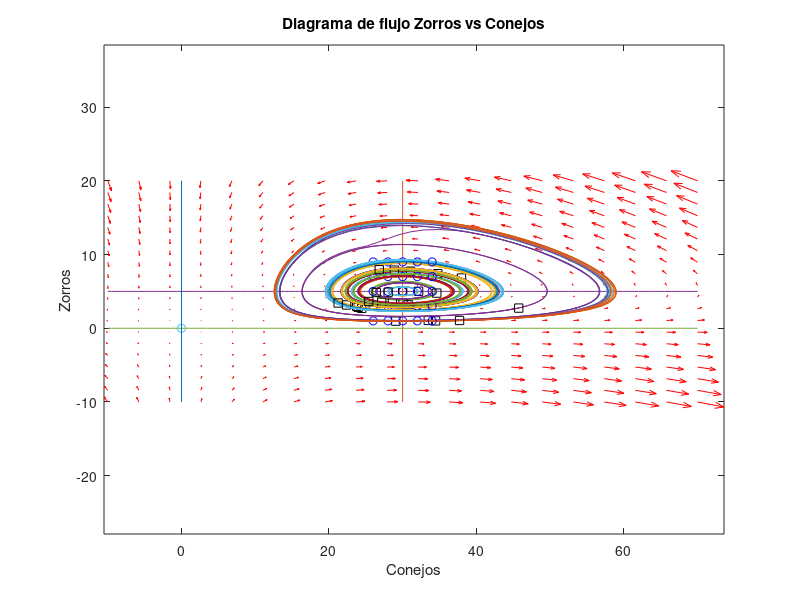

Reproduce this figure in MATLAB.
%$ \dot{C}(t) = +0.1 * C(t) - 0.02 * C(t) Z(t) $
%$ \dot{Z}(t) = -0.3 * Z(t) + 0.01 * C(t)Z(t) $

clear all; close all; clc

f = @(t,Y) [+0.1 * Y(1) - 0.02 * Y(1) * Y(2); -0.3 * Y(2) + 0.01 * Y(1) * Y(2)];

y1 = linspace(-10,70,20);
y2 = linspace(-10,20,20);

% creates two matrices one for all the x-values on the grid, and one for
% all the y-values on the grid. Note that x and y are matrices of the same
% size and shape, in this case 20 rows and 20 columns
[x,y] = meshgrid(y1,y2);
size(x)
size(y)

u = zeros(size(x));
v = zeros(size(x));

% we can use a single loop over each element to compute the derivatives at
% each point (y1, y2)
t=0; % we want the derivatives at each point at t=0, i.e. the starting time
for i = 1:numel(x)
    Yprime = f(t,[x(i); y(i)]);
    u(i) = Yprime(1);
    v(i) = Yprime(2);
end

quiver(x,y,u,v,'r'); figure(gcf)
title('Diagrama de flujo Zorros vs Conejos')
xlabel('Conejos')
ylabel('Zorros')
axis tight equal;

hold on
t = [-10:0.5:70];
y1 = 5 * ones([1, 161]);
y2 = ones([1, 161]) - 1;
plot(t,y1,t,y2,0,0,'o',30,5,'o')
x1 = 0;x2 = 30;
plot([x1,x1],[-10,20],[x2,x2],[-10,20]);
hold off

hold on
for y10 = [26 28 30 32 34]
  for y20 = [1 3 5 7 9]   
%for y10 = [40]
%  for y20 = [9]   
    [ts,ys] = ode45(f,[0:0.5:200],[y10;y20]);
    plot(ys(:,1),ys(:,2))
    plot(ys(1,1),ys(1,2),'bo') % starting point
    plot(ys(end,1),ys(end,2),'ks') % ending point
  end
end
hold off